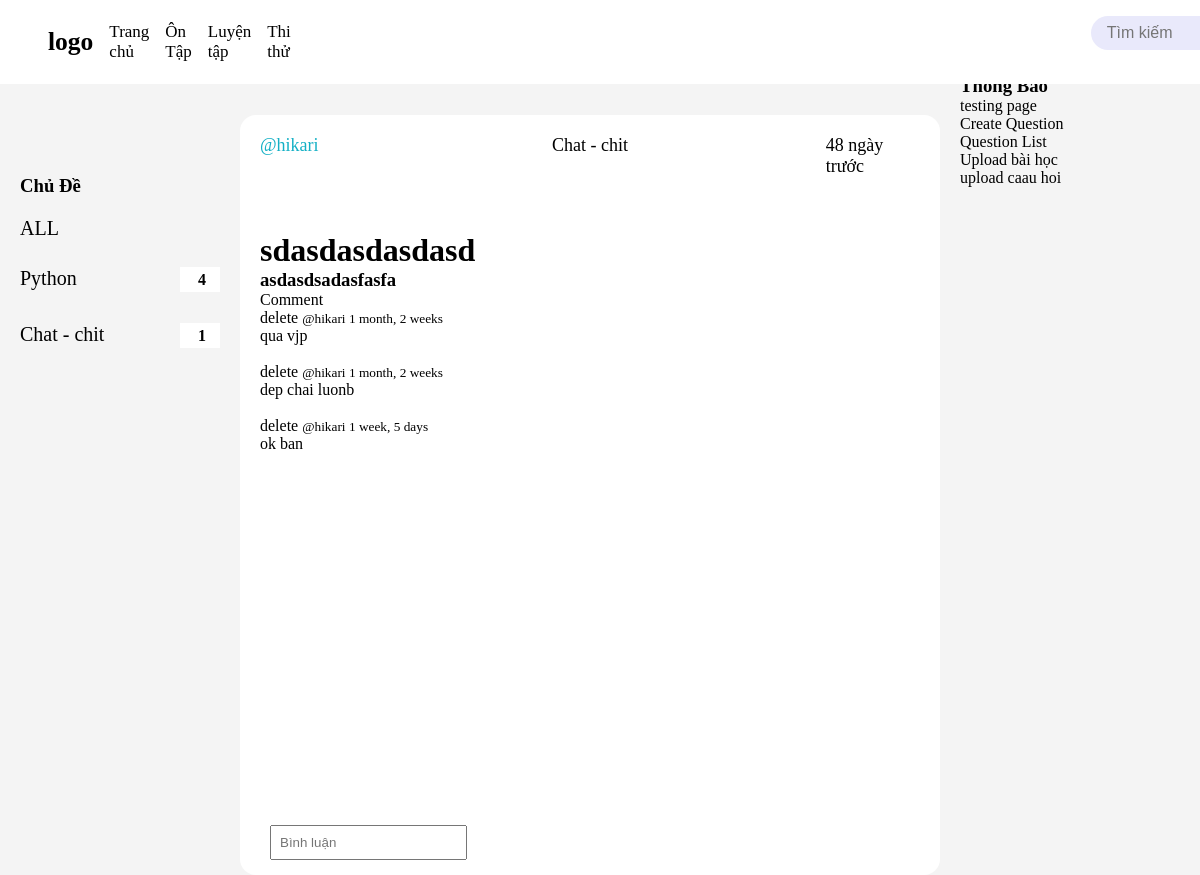
The page /room/8/ (signed in) on the database its author committed.
### base/models.py (models this page shows, shortened)
class Topic(models.Model):
    name = models.CharField(max_length=200)
    description = models.TextField(null = True, blank = True)
    def room_count(self):
        return self.room_set.count()

class Room(models.Model):
    host = models.ForeignKey(User, on_delete=models.SET_NULL, null = True)
    topic = models.ForeignKey(Topic, on_delete=models.SET_NULL, null = True)
    name= models.CharField(max_length=200)
    description = models.TextField(null = True, blank = True)
    updated = models.DateTimeField(auto_now=True)
    created = models.DateTimeField(auto_now_add=True)
    class Meta:
        ordering = ["-updated", "-created"]

class Message(models.Model):
    user = models.ForeignKey(User, on_delete=models.CASCADE)
    room = models.ForeignKey(Room, on_delete=models.CASCADE)
    body = models.TextField()
    updated = models.DateTimeField(auto_now=True)
    created = models.DateTimeField(auto_now_add=True)

### base/views.py (the view, shortened to what this page needs)
# urls.py: path('room/<str:pk>/', views.room, name="room"),
def room(request,pk):
    topics = Topic.objects.all()
    room = Room.objects.get(id=pk)
    room_comment = room.message_set.all()
    comment_count = room_comment.count()
    context = {'room': room,'room_comment':room_comment, 'topics':topics,
               'comment_count':comment_count,}
    return render(request, 'base/room.html', context)

### study/templatetags/custom_filter.py (called while the page is built)
@register.filter
def days_since(value):
    if not value:
        return ""
    now = timezone.now()
    delta = now - value
    days = delta.days
    if days == 0:
        return "Hôm nay"
    elif days == 1:
        return "1 ngày trước"
    else:
        return f"{days} ngày trước"

### base/templates/base/room.html (shortened to what this page needs)
{% extends 'main.html' %}
{% block content %}
{% load custom_filter %}
{% load static %}
{% if request.session.theme == 'dark' %}
<link rel="stylesheet" href="{% static 'styles/dark.css' %}">
{% else %}
<link rel="stylesheet" href="{% static 'styles/light.css' %}">
{% endif %}
<div class="room-wraper">
    <div>
        {% include 'base/topic_bar.html' %}
    </div>
    <div class="inside_post">
        <div class="top_section">
        <a href="{%url 'profile' room.host.id %}">@{{room.host.username}} </a>
        <p>{{room.topic.name}}</p>
        <p>{{ room.created|days_since }}</p>
        </div>
        <div class="middle_section_i">
            <h1>{{room.name}}</h1>
            <h3>{{room.description}}</h3>
        </div>
        <div class="comment-section">
            <p>Comment</p>
            {%for comment in room_comment%}
            {%if request.user == comment.user%}
            <a href="{%url 'delete-message' comment.id%}">delete</a>
            {%endif%}
            <small><a href="{%url 'profile' comment.user.id%}">@{{comment.user}}</a> {{comment.created|timesince}}</small>
            <p>{{comment.body}}</p>
            <br>
            {%endfor%}
        </div>
        {%if request.user.is_authenticated %}
        <div class ='comment-form'>
            <form action="" method='POST'>
                <input type="text" name="body" placeholder="Bình luận" >
            </form>
        </div>
    </div>
    <div>
        {% include 'base/notification_bar.html'%}
    </div>
</div>
{%endif%}
{% endblock %}

### base/templates/base/topic_bar.html (shortened to what this page needs)
{%block content%}
{% load static %}
{% if request.session.theme == 'dark' %}
<link rel="stylesheet" href="{% static 'styles/dark.css' %}">
{% else %}
<link rel="stylesheet" href="{% static 'styles/light.css' %}">
{% endif %}
<div class="topic_wraper">
    <h3>Chủ Đề</h3>
    <div class="topic_all">
        <a href="{%url 'home'%}">ALL</a>
    </div>
    <div class="topic_display">
        {%for topic in topics%}
            <div class="topic_name">
                <a href="{%url 'home'%}?q={{topic.name}}">{{topic.name}}</a>
                <div class="topic_rc">
                    <p>{{topic.room_count}}</p>
                </div>
            </div>
            <br>
        {%endfor%}
    </div>
</div>
{%endblock%}

### static/styles/light.css (style rules this page uses)
body { background-color: #f4f4f4; padding-top: 75px; }
* { margin: 0; padding: 0; box-sizing: border-box; }
a { text-decoration: none; color: black; }
.room-wraper { display: grid; height: 100vh; grid-template-columns: 1fr 3fr 1fr; }
.topic_wraper { display: block; padding: 20px; padding-top: 100px; }
.topic_display { padding-top: 12px; }
.topic_name { display: grid; grid-template-columns: 4fr 1fr; margin-top: 15px; }
.topic_name a { outline: none; color: black; text-decoration: none; font-family:'Sansation'; font-size: 20px; }
.topic_rc { display: flex; background-color: #ffff; height: 110%; align-items: center; }
.topic_rc p { padding-left: 45%; font-family:'Sansation'; font-weight: bold; }
.topic_all { color: black; text-decoration: none; font-family:'Sansation'; font-size: 20px; margin-top: 20px; }
.top_section { display: grid; grid-template-columns: 5fr 1fr; padding-bottom: 10px; padding-top: 10px; }
.top_section a { color: #14B0C5; }
.top_section p { justify-self: center; }
.inside_post { min-height: 100vh - 75px; display: grid; grid-template-rows: 0.6fr auto 3fr; margin-top:40px; margin-right: 20px; padding-left: 20px; padding-right: 20px; border-radius: 16px; background-color: #ffffff; }
.inside_post .top_section { display: grid; grid-template-columns: 1fr 5fr 1fr ; padding-top: 20px; font-size: 18px; }
.comment-form { display: flex; position:fixed; bottom: 0; z-index: 999; width: 5fr; padding: 10px; }
.comment-form input[type="text"] { width: calc(); padding: 8px; margin: 5px 0; }

### rows shown on the page
Topic: name "Python", room_count "4"
Topic: name "Chat - chit", room_count "1"
Room: host.username "hikari", topic.name "Chat - chit", created|days_since "48 ngày trước", name "sdasdasdasdasd", description "asdasdsadasfasfa"
Message: shows "delete", user "hikari", created "1 month, 2 weeks", body "qua vjp"
Message: shows "delete", user "hikari", created "1 month, 2 weeks", body "dep chai luonb"
Message: shows "delete", user "hikari", created "1 week, 5 days", body "ok ban"
